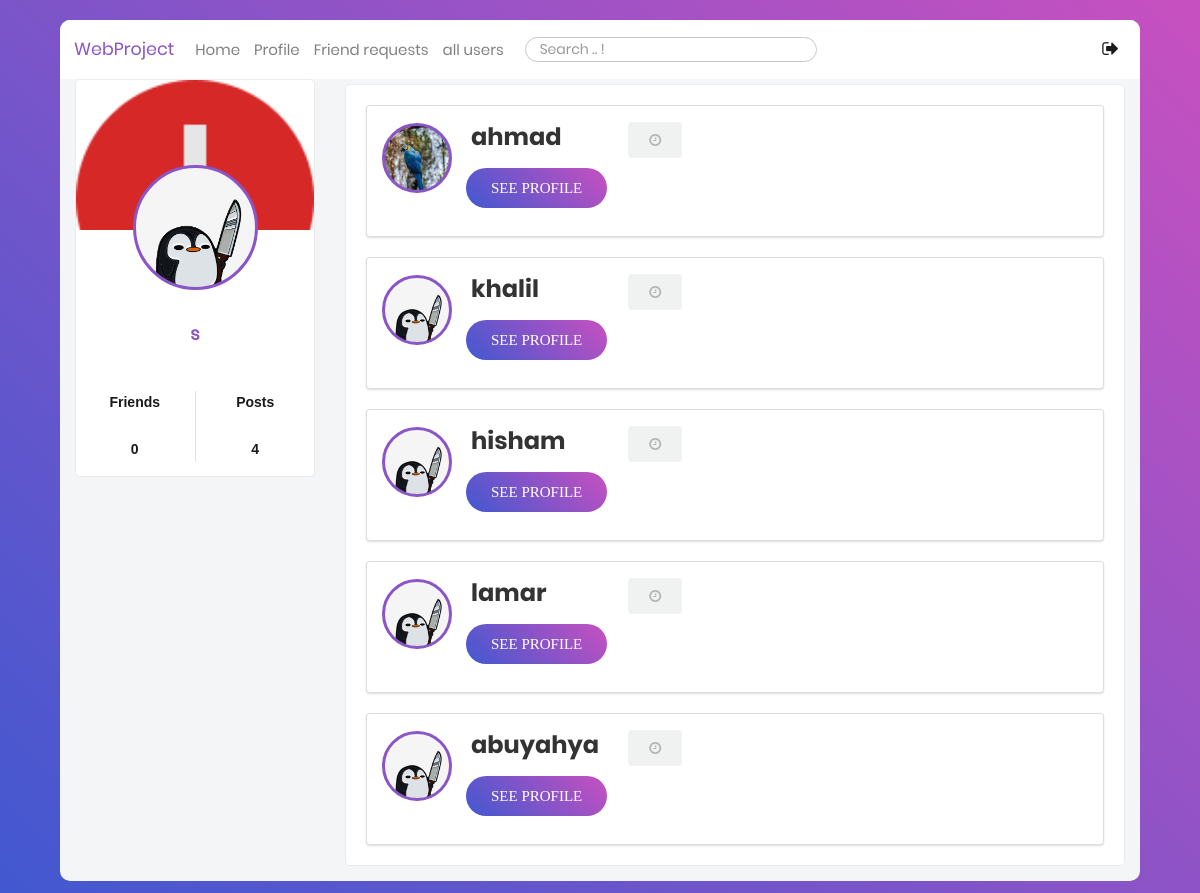
The page /all-profiles/ (signed in) on the database as committed earlier.
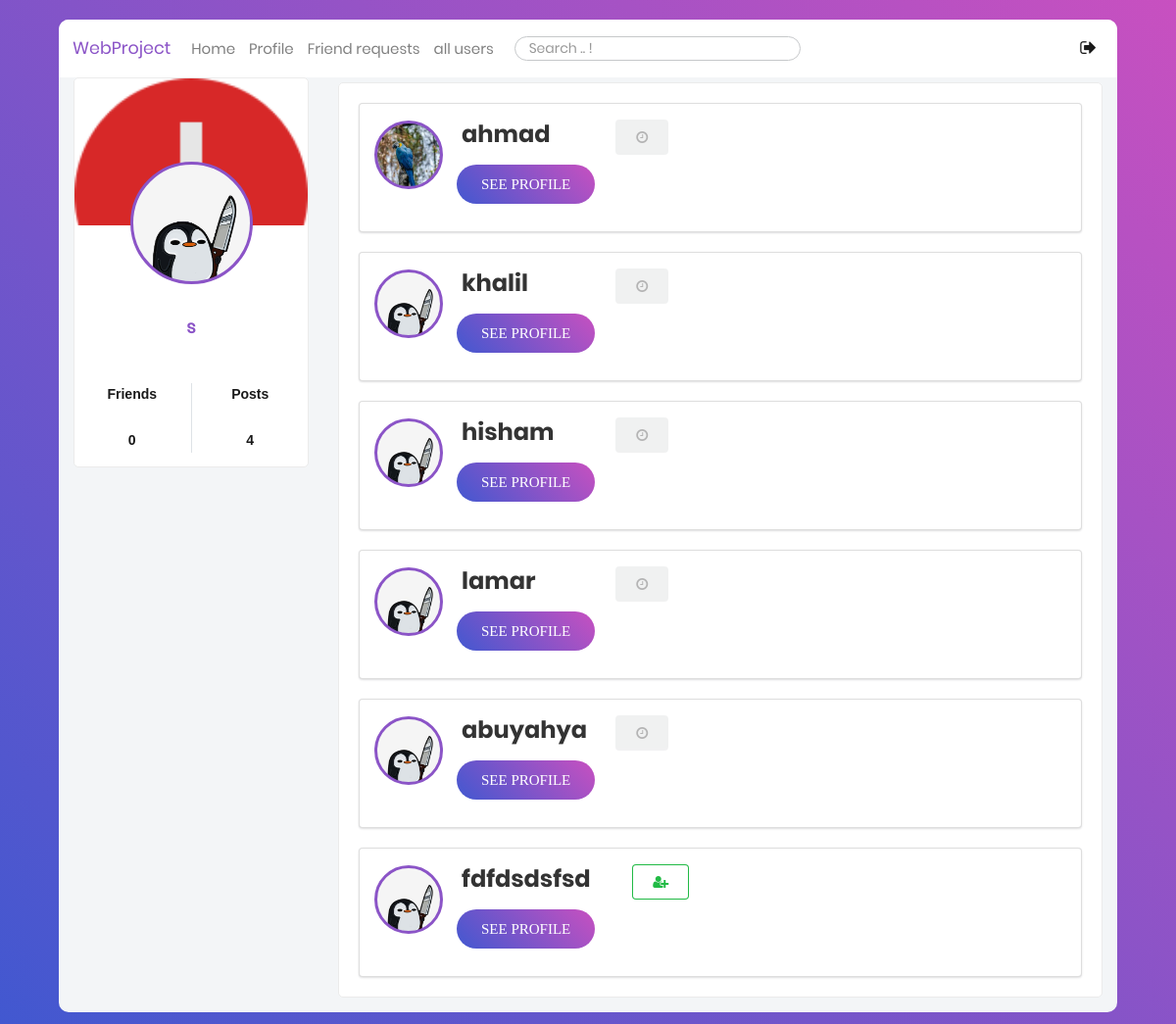
The same page on the database as committed later.
### users/models.py (models this page shows, shortened)
class Profile(models.Model):
    user = models.OneToOneField(User, on_delete=models.CASCADE)
    image = models.ImageField(default='default.jpg', upload_to='profile_pics')
    bgimage = models.ImageField(default='default.jpg', upload_to='bg_pics')
    friends = models.ManyToManyField(User, blank=True, related_name='friends')
    slug = models.SlugField(unique=True,default=uuid.uuid1)
    forget_password_token= models.CharField(max_length=100)
    updated = models.DateTimeField( auto_now=True)
    created = models.DateTimeField( auto_now_add=True)
    objects = ProfileManager()
    def get_absolute_url(self):
        return reverse("profile-detail-view", kwargs={"slug": self.slug})
    def get_friends_no(self):
        return self.friends.all().count()
    def get_posts_no(self):
        return self.posts.all().count()

### users/views.py (the view)
# urls.py: path('all-profiles/', views.ProfileListView.as_view(), name="all-profiles-view"),
class ProfileListView(ListView):
    model = Profile
    template_name = "users/profile_list.html"
    context_object_name = "qs"
    def get_queryset(self):
        qs = Profile.objects.get_all_profiles(self.request.user)
        return qs
    def get_context_data(self, **kwargs):
        context = super().get_context_data(**kwargs)
        user = User.objects.get(username__iexact=self.request.user)
        profile = Profile.objects.get(user=user)
        rel_r = Relationship.objects.filter(sender=profile)
        rel_s = Relationship.objects.filter(receiver=profile)
        rel_receiver = []
        rel_sender = []
        for item in rel_r:
            rel_receiver.append(item.receiver.user)
        for item in rel_s:
            rel_sender.append(item.sender.user)
        context["rel_receiver"] = rel_receiver
        context["rel_sender"] = rel_sender
        context["is_empty"] = False
        if len(self.get_queryset()) == 0:
            context["is_empty"] = True
        return context

### users/models.py (called while the page is built)
    def get_all_profiles(self, me):
        profiles = Profile.objects.all().exclude(user=me)
        return profiles

### users/templates/users/profile_list.html (shortened to what this page needs)
{% extends 'blog/base.html' %} {% block content %}
<div class="container mt-5" style="width: 75%">
  <div class="row">
    <div class="col">
      <div class="main-block">
        {% for obj in qs %}
        <div class="ui segment" style="margin: 20px">
          <div class="ui grid">
            <div class="row" style="padding: 20px; margin: 20px; height: 90px">
              <div
                style="background: url('{{ obj.image.url }}');border-radius: 50%;
    height: 70px;
    width: 70px;
    margin-left: -25px;
    margin-top: -23px;
    border: 3px solid #8B54C7;
    background-size: cover !important;
    background-position: center top !important;"
              ></div>
              <div
                class="thirteen wide column"
                style="display: inline; margin-top: -5%"
              >
                <span
                  style="
                    width: 100%;
                    height: 55px;
                    display: inline;
                    font-family: Poppins-Bold;
                    padding-left: 1%;
                    line-height: 2;
                    font-size: x-large;
                    display: inline-block;
                  "
                >
                  <p
                    class="login100-form-title animated"
                    style="
                      display: inline-block;
                      font-family: Poppins-Bold;
                      font-size: 24px;
                      color: #333333;
                      line-height: 1.2;
                      width: 15%;
    text-align: -webkit-left;
                    "
                  >
                    {{obj.user}}
                  </p>
                  {% if obj.user not in rel_receiver and obj.user not in rel_sender %}
                  <form
                    action=" {% url 'send-invite' %} "
                    method="POST"
                    style="display: inherit; margin-left: 3.5%"
                  >
                    <div style="    display: inline-block;
    width: 225%;
    text-align: -webkit-right;">
                    <button type="submit" class="ui positive basic button mb-5">
                      <i class="fa fa-user-plus" aria-hidden="true"></i>
                    </button></div>
                  </form>
                  {% endif %} {% if obj.user in rel_receiver and request.user not in obj.friends.all %}
                  <div style="    display: inline-block;
    width: 27%;
    text-align: -webkit-right;">
                  <button
                    class="ui disabled button mb-5"
                    style="margin-left: 3.5%"
                  >
                    <i class="fa fa-clock-o" aria-hidden="true"></i>
                  </button></div>
                  {% endif %}
                </span>
                <div
                  style="
                    justify-content: left;
                    width: 100%;
                    display: inline;
                    display: -webkit-box;
                  "
                >
                  <a href="{{obj.get_absolute_url}}">
                    <button
                      class="login100-form-btn"
                      style="display: inline-block; height: 40px"
                    >
                      See profile
                    </button></a
                  >
                </div>
                <br />
              </div>
            </div>
          </div>
        </div>
        {% endfor %}
      </div>
    </div>
  </div>
</div>
{% endblock content %}

Rows that differ between the two databases and show on the page:
added Profile: image (placeholder picture), user "fdfdsdsfsd"
